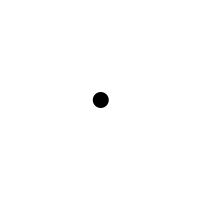
Frame 1 (no input)
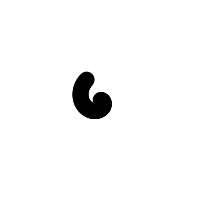
Frame 60 (the mouse pressed at the canvas centre just before this capture)
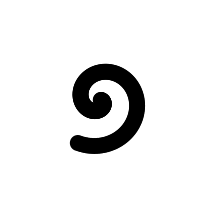
Frame 120 (the mouse held since frame 60 and released just before this capture)

The Processing sketch that drew these frames (run headless with seeded random() and noise(); from frame 60 on, the mouse is pressed at the canvas centre):

// Processing sketch: chapter_13_5
// ── chapter_13_5.pde
// A polar coordinate

float r = 0.77;
float theta = 0;

void setup(){
	size(200,200);
	background(255);
	smooth();
}

void draw(){
	// polar to cartesian conversion
	float x = r * cos(theta);
	float y = r * sin(theta);

	// draw an ellipse at x, y

	noStroke();
	fill(0);
	//ellipse(x+width/2, y + height/2, 16, 16); // adjust for height of window
	ellipse(x + width/2, y + height/2, 16, 16); // adjust for height of window

	// increment angle
	theta += 0.07;
	r +=.4;
}
